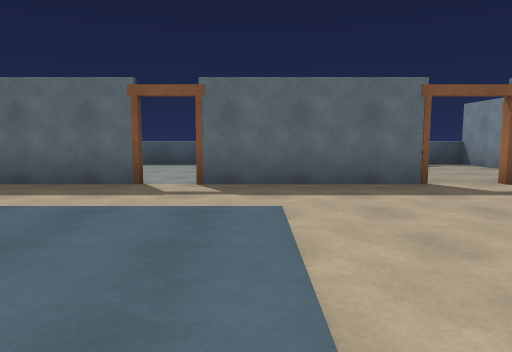
View 1 (above)

16 first-person views from a walk through a 3-D level made in the Unity game engine. The camera is 1.3 m above the floor, tilts 6° down and sees 70° across. The floor is counted in squares, 2 m on a side. Each view is taken from the middle of a square. On the plan, view 1 faces up. The plan holds only what a view shows up to about 11 squares ahead; the rest is blank.

View 2
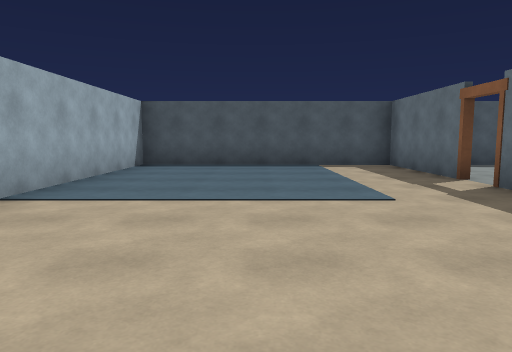

View 3
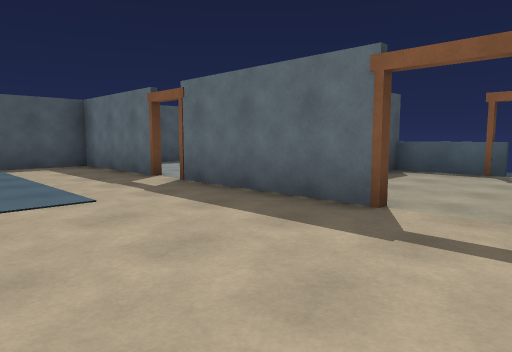

View 4
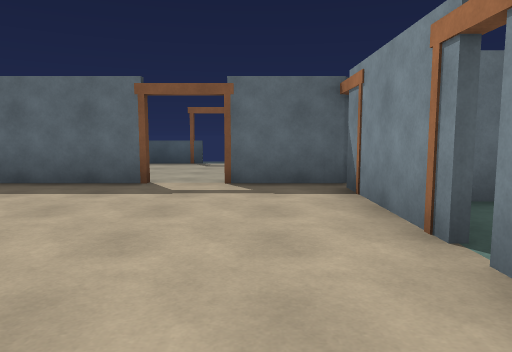

View 5
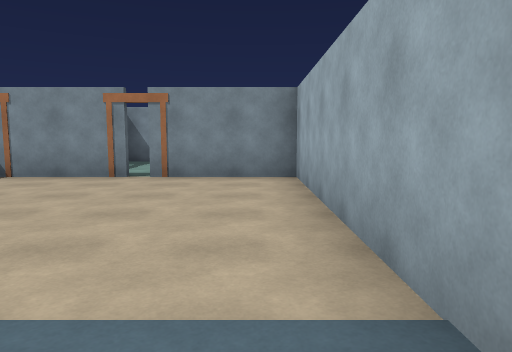

View 6
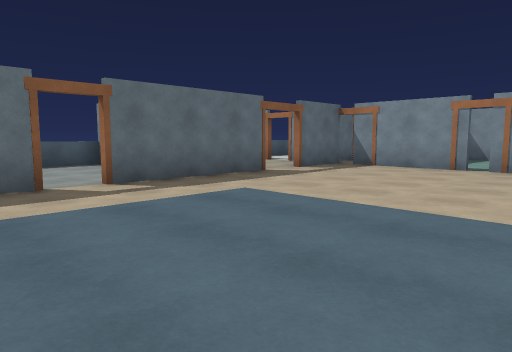

View 7
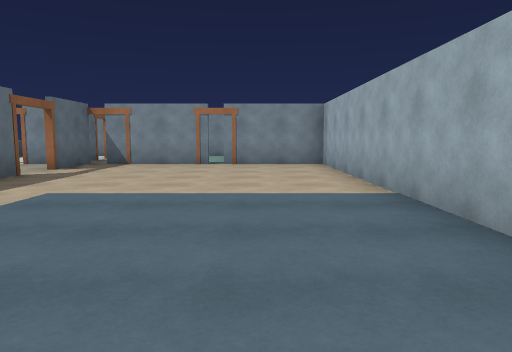

View 8
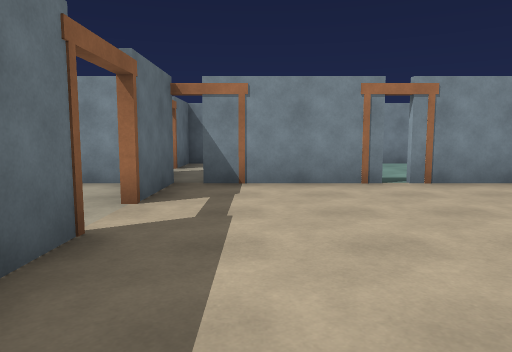

View 9
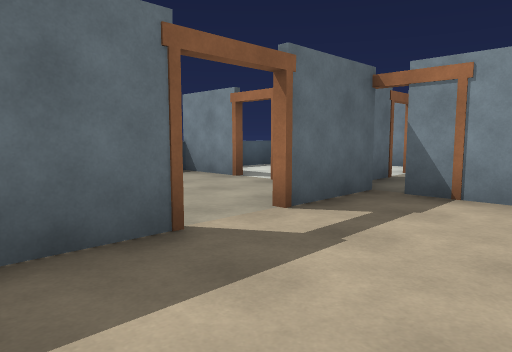

View 10
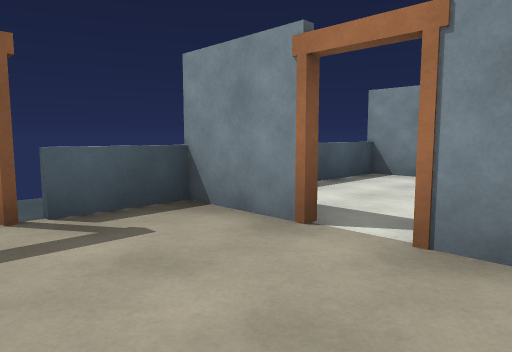

View 11
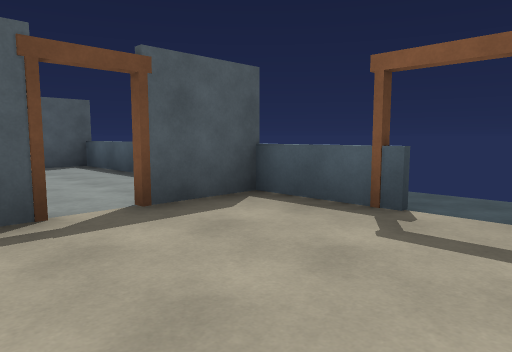

View 12
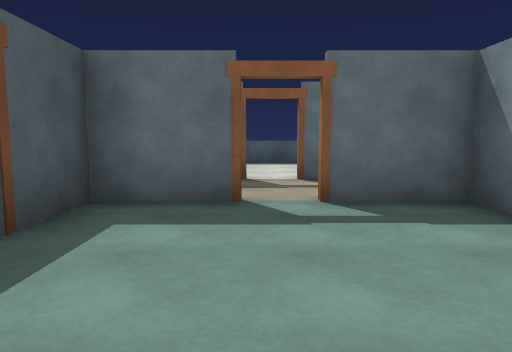

View 13
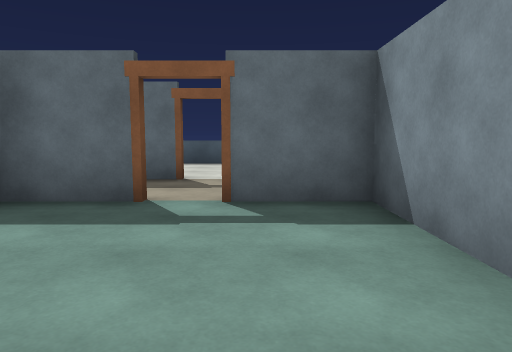

View 14
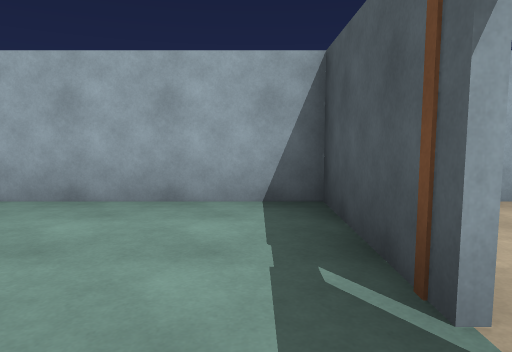

View 15
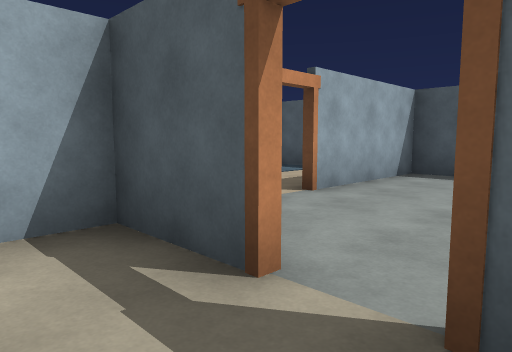

View 16
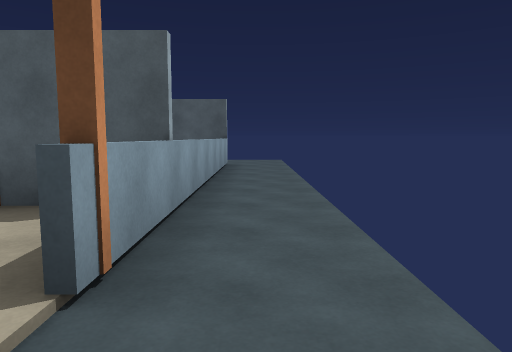

### Floor plan
Points are (right, up) in squares from view 1. A wall is a line through its corners. A room is listed if a view was taken in it or the views show most of it. See-through windows are left out.
Room 1 (views 1, 2, 3, 4, 5, 6, 7, 8, 9, 10, 11, 15, 16)
walls: (1.6, 5.2) (-0.9, 5.2); (-2.4, 5.2) (-4.8, 5.2); (0.8, 6.9) (0.8, 5.3) (1.6, 5.3); (-4.8, 5.3) (-2.4, 5.3); (1.6, 9.2) (-4.7, 9.2) (-4.7, -0.7) (4.9, -0.7); (0.8, 9.4) (0.8, 8.4); (5.4, 5.2) (4.4, 5.2); (5.2, 2.1) (5.2, 4.8); (5.2, 8.4) (5.2, 9.2); (5.2, -0.8) (5.2, 1.9); (-4.9, 9.3) (1.6, 9.3)
ways out: opening at (5, 2) to room 2; opening at (5.5, 7.5) to room 2; opening at (-6, 10)
objects: other object (-2, 5); other object (-1, 5); other object (1, 7); other object (1, 8); other object (2, 5); other object (2, 9); other object (4, 5); other object (4, 9); other object (5, 4)
Room 2 (views 12, 13, 14)
walls: (6.9, 3.7) (5.3, 3.7) (5.3, 2.4); (6.9, 5.7) (6, 5.7); (9.2, 5.2) (9.2, 5.7) (8.4, 5.7); (5.2, 5.9) (5.2, 6.9); (5.3, 1.9) (5.3, -0.8); (9.2, 0.1) (9.2, 3.7) (8.4, 3.7); (9.2, 8.4) (9.2, 9.2) (6.1, 9.2); (4.9, -0.7) (8.6, -0.7); (5.2, 9.2) (4.4, 9.2)
ways out: opening at (5, 2) to room 1; opening at (5.5, 7.5) to room 1
objects: other object (5, 2); other object (5, 7); other object (5, 8); other object (7, 4); other object (7, 6); other object (8, 4); other object (8, 6)

Where each view was taken, in squares from view 1:
view 1: 0 up, 0 right, facing up
view 2: 2 up, 4 right, facing left
view 3: 2 up, 4 right, facing up-left
view 4: 0 up, 4 right, facing up
view 5: 0 up, 1 left, facing right
view 6: 0 up, 3 left, facing up-right
view 7: 1 up, 4 left, facing right
view 8: 4 up, 0 right, facing right
view 9: 3 up, 1 right, facing up-right
view 10: 6 up, 3 right, facing up-right
view 11: 6 up, 4 right, facing up-left
view 12: 0 up, 7 right, facing up
view 13: 0 up, 8 right, facing up
view 14: 3 up, 6 right, facing down
view 15: 8 up, 2 right, facing down-left
view 16: 10 up, 4 right, facing left
